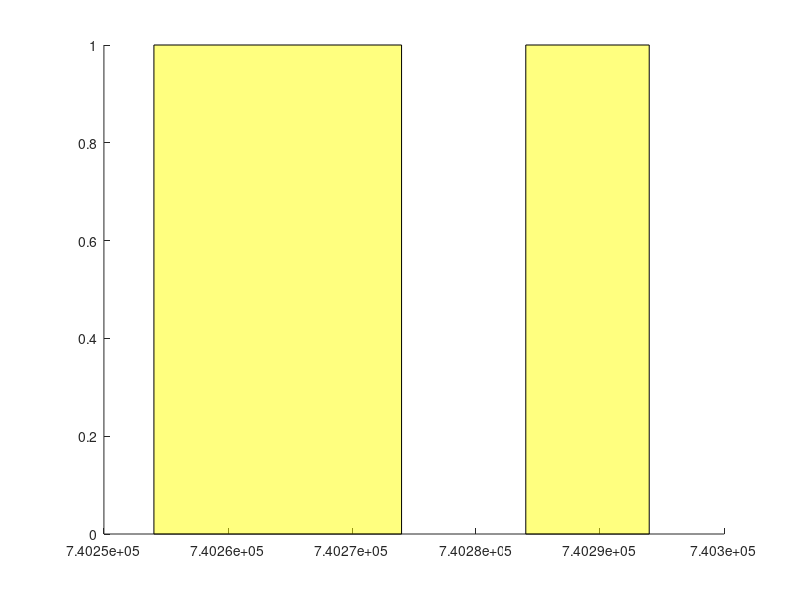

The MATLAB script that drew this image:
function h=ShadePlotForEmpahsis( x,colors,alphas)
% ShadePlotForEmpahsis
% Plots a shaded bar for emphasis as commonly seen on cconomic charts
%
% INPUTS:
%  x     where the bar is placed.   If you want a bar from x=4:8 then
%        use [4 8].  If you want x=[4:8,10:20] then use {4:8,10:20}
% colors Use 'y' to make all bars yellow.  Use {'y','g','r'} for
%        yellow, green and red bars.
% alphas Use 0.5 if you want all bars to be translucent.  Use {0,.5,1}
%        for transparent, translucet and opaque bars.
%
% USAGE:
% % DEFINE DATA
% P=[ ...
% 98 98 94 91 84 83 82 87 88 89 91 91 90 89 89 90 91 91 87 86 87 84 79 80 ...
% 85 86 86 85 93 93 93 93 97 97 95 93 93 94 95 96 96 92 89 90 91 91 91 92 ...
% 93 95 99 98 99 97 95 95 94 90 92 93 93 95 94 95 93 92 92 92 91 90 89 89 ...
% 90 89 90 89 88 84 84 83 84 85 85 84 82 82 82 79 80 79 80 78 78 81 83 82 ...
% 81 79 77 77 78 77 78 79 79 81 81 81 78 78 78 78 77 78 79 79 79 79 81 85 ...
% 86 86 86 87 85 84 85 86 88 88 90 88 88 87 86 86 85 87 87 87 86 85 84 83 ...
% 82 81 81 82 81 80 82 81 79 80 81 80 80 79 85 85 82 83 84 85 86 87 86 86 ...
% 85 85 85 83 79 81 83 83 84 82 80 80 80 80 84 81 80 76 71 70 70 69 69 68 ...
% 67 68 68 68 67 68 68 70 70 72 72 71 69 68 68 68 67 68 67 66 67 67 67 66 ...
% 65 66 65 62 60 60 59 59 59 59 65 66 63 65 68 68 68 68 69 73 74 71 71 69 ...
% 71 72 72 76 76 74 77 80 82 80 78 80 80 80 80 81 80 79 77];
% T=today-length(P)+1:today;
% Y={today-[13 74],today-[142 172]};
% G={today-[30 51]};
%
% % PLOT THE DATA
% plot(T,P);
% datetick;
% line(get(gca,'Xlim'),[80 80])
% line(get(gca,'Xlim'),[68 68])%
% title({'ShadePlotForEmphasis','(P<80 yellow, P<68 green)'});
%
% % DRAW SOME YELLOW BARS
% ShadePlotForEmpahsis(Y,'y',0.5);
%
% % DRAW A GREEN BAR
% ShadePlotForEmpahsis(G,'g',0.5);
%
%
% | ##  _#__/
% | ##  / #
% | ## / #
% | /#\_/  #
% |/ ##   #
% |__##_____#_____
%
% IT'S NOT FANCY BUT IT WORKS

% Michael Robbins
% robbins@bloomberg.net
% michael.robbins@us.cibc.com

if nargin<1
   x={[today-50 today-30],[today-20 today-10]};
end;
if nargin<2 colors='y'; end;
if nargin<2 alphas=.5; end;

if ~iscell( x)  x={ x}; end;
if ~iscell(colors) colors={colors}; end;
if ~iscell(alphas) alphas={alphas}; end;

if length(colors)>length( x) colors=colors(1:length( x)); end;
if length(colors)<length( x) t=colors{1}; colors=[]; for i=1:length( x) colors{i}=t; end; end;

if length(alphas)>length( x) alphas=alphas(1:length( x)); end;
if length(alphas)<length( x) t=alphas{1}; alphas=[]; for i=1:length( x) alphas{i}=t; end; end;

for i=1:length( x)
  h(i)=patch([repmat( x{i}(1),1,2) repmat( x{i}(2),1,2)], ...
    [get(gca,'YLim') fliplr(get(gca,'YLim'))], ...
    [0 0 0 0],colors{i});
    set(h(i),'FaceAlpha',alphas{i});
end;